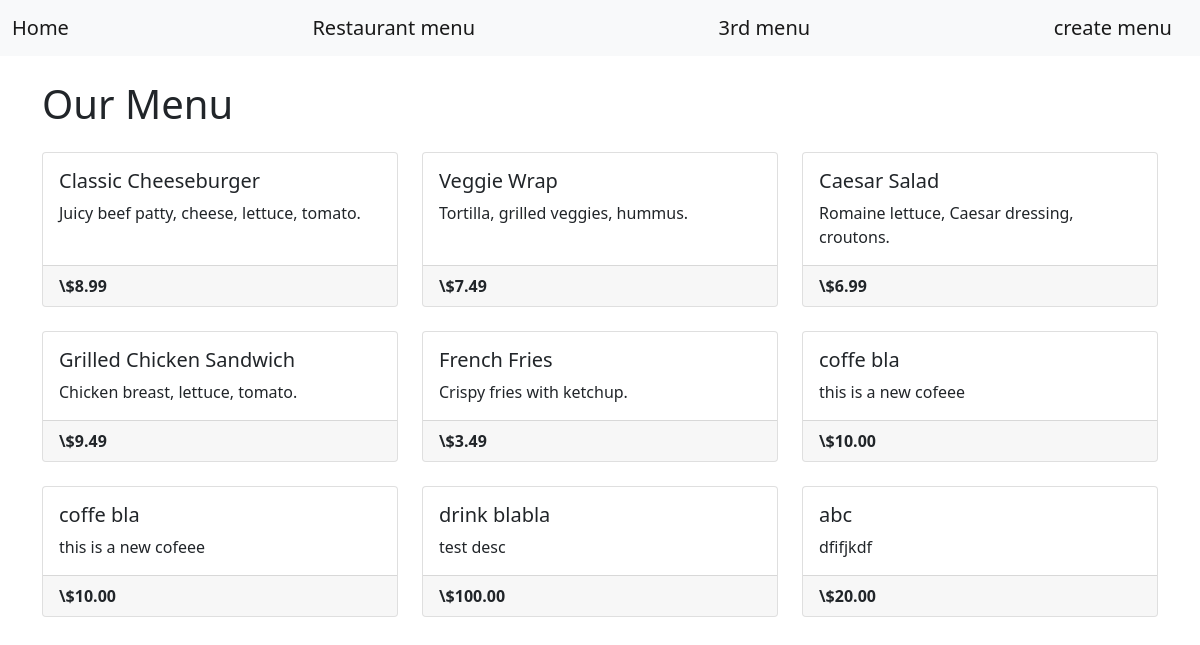
The page /menu on the database its author committed.
### tables this page shows
CREATE TABLE menus (
                id INTEGER PRIMARY KEY AUTOINCREMENT,
                name TEXT NOT NULL,
                price REAL NOT NULL,
                description TEXT
            );

### app.py (the view)
@app.route("/menu")
def show_menu():
    controller = MenuController()
    return controller.request_menu()

### controller/menu_controller.py (called while the page is built)
    def request_menu(self):
        menu_items = self.model.get_menu()
        return render_template("menu.html", items=menu_items)

### templates/menu.html (shortened to what this page needs)
{% extends "base.html" %}
{% block content %}
  <h1 class="mb-4">Our Menu</h1>
  <div class="row">
    {% for item in items %}
      <div class="col-md-6 col-lg-4 mb-4">
        <div class="card h-100">
          <div class="card-body">
            <h5 class="card-title">{{ item.name }}</h5>
            <p class="card-text">{{ item.description }}</p>
          </div>
          <div class="card-footer">
            <strong>\${{ "%.2f"|format(item.price) }}</strong>
          </div>
        </div>
      </div>
    {% endfor %}
  </div>
{% endblock %}

### templates/base.html (shortened to what this page needs)
<!DOCTYPE html>
<html lang="en">
<head>
<link
      rel="stylesheet"
      href="{{ url_for('static', filename='css/bootstrap.css') }}"
    >
</head>
<body>
  <nav class="navbar navbar-expand-lg navbar-light bg-light">
    <div class="container-fluid">
      <a class="navbar-brand" href="/">Home</a>
      <a class="navbar-brand" href="{{ url_for('show_menu') }}"> Restaurant menu</a>
      <a class="navbar-brand" href="#"> 3rd menu</a>
      <a class="navbar-brand" href="{{ url_for('create_menu') }}">create menu</a>
    </div>
  </nav>
  <div class="container mt-4">
    {% block content %}{% endblock %}
  </div>
</body>
</html>

### rows shown on the page
menus: name "Classic Cheeseburger", description "Juicy beef patty, cheese, lettuce, tomato.", price "8.99"
menus: name "Veggie Wrap", description "Tortilla, grilled veggies, hummus.", price "7.49"
menus: name "Caesar Salad", description "Romaine lettuce, Caesar dressing, croutons.", price "6.99"
menus: name "Grilled Chicken Sandwich", description "Chicken breast, lettuce, tomato.", price "9.49"
menus: name "French Fries", description "Crispy fries with ketchup.", price "3.49"
menus: name "coffe bla", description "this is a new cofeee", price "10.00"
menus: name "coffe bla", description "this is a new cofeee", price "10.00"
menus: name "drink blabla", description "test desc", price "100.00"
menus: name "abc", description "dfifjkdf", price "20.00"
